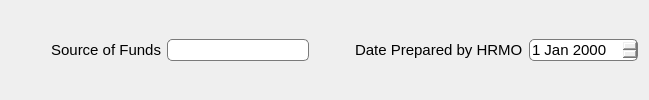
        <widget class="QGroupBox" name="groupBox_5">
         <property name="styleSheet">
          <string notr="true">border: 0px;</string>
         </property>
         <property name="title">
          <string/>
         </property>
         <layout class="QGridLayout" name="gridLayout_9">
          <item row="0" column="7">
           <widget class="QDateEdit" name="datePreparedEdit">
            <property name="font">
             <font>
              <family>Segoe UI</family>
              <pointsize>11</pointsize>
             </font>
            </property>
            <property name="styleSheet">
             <string notr="true">border: 1px solid #7a7a7a;
border-radius: 5px;</string>
            </property>
           </widget>
          </item>
          <item row="0" column="3">
           <widget class="QLabel" name="label_4">
            <property name="font">
             <font>
              <family>Segoe UI</family>
              <pointsize>11</pointsize>
             </font>
            </property>
            <property name="styleSheet">
             <string notr="true"/>
            </property>
            <property name="text">
             <string>Source of Funds</string>
            </property>
            <property name="alignment">
             <set>Qt::AlignRight|Qt::AlignTrailing|Qt::AlignVCenter</set>
            </property>
           </widget>
          </item>
          <item row="0" column="4">
           <widget class="QLineEdit" name="sourceFundsEdit">
            <property name="font">
             <font>
              <family>Segoe UI</family>
              <pointsize>11</pointsize>
             </font>
            </property>
            <property name="focusPolicy">
             <enum>Qt::StrongFocus</enum>
            </property>
            <property name="styleSheet">
             <string notr="true">border: 1px solid #7a7a7a;
border-radius: 5px;</string>
            </property>
            <property name="text">
             <string/>
            </property>
           </widget>
          </item>
          <item row="0" column="6">
           <widget class="QLabel" name="label_5">
            <property name="font">
             <font>
              <family>Segoe UI</family>
              <pointsize>11</pointsize>
             </font>
            </property>
            <property name="text">
             <string>Date Prepared by HRMO</string>
            </property>
           </widget>
          </item>
          <item row="0" column="5">
           <spacer name="horizontalSpacer_2">
            <property name="orientation">
             <enum>Qt::Horizontal</enum>
            </property>
            <property name="sizeHint" stdset="0">
             <size>
              <width>40</width>
              <height>20</height>
             </size>
            </property>
           </spacer>
          </item>
          <item row="0" column="2">
           <spacer name="horizontalSpacer_3">
            <property name="orientation">
             <enum>Qt::Horizontal</enum>
            </property>
            <property name="sizeHint" stdset="0">
             <size>
              <width>40</width>
              <height>20</height>
             </size>
            </property>
           </spacer>
          </item>
         </layout>
        </widget>
